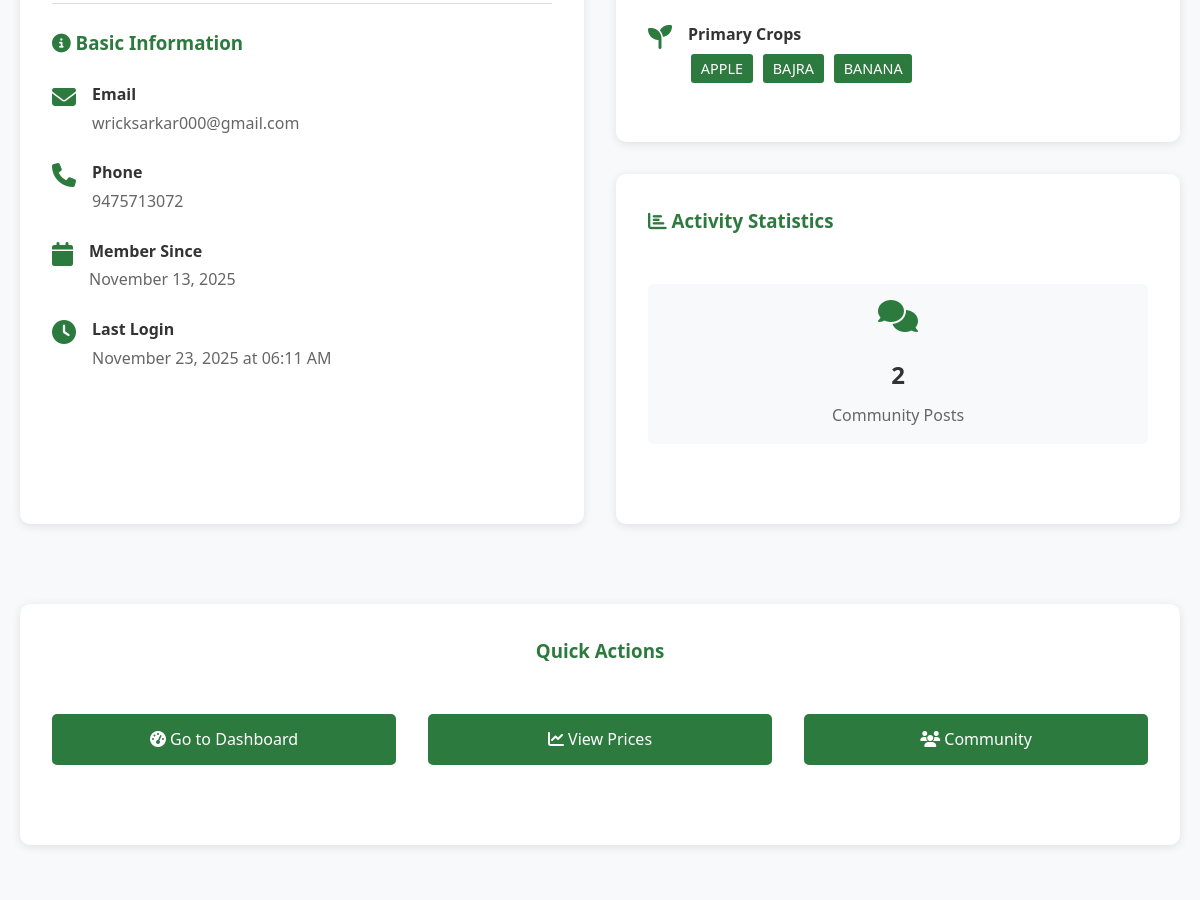
Page /profile (signed in, middle part) on the earlier database version.
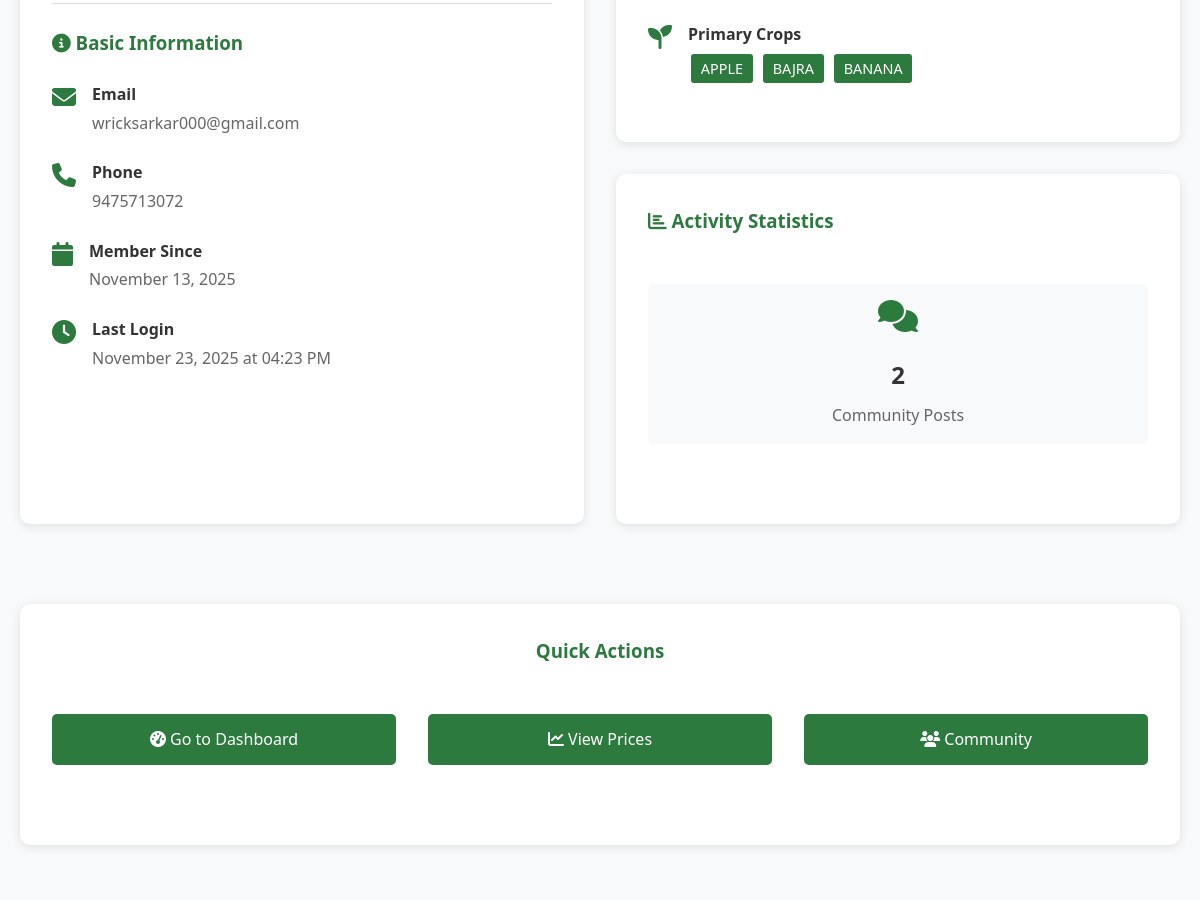
Same page on the later database version.
### models.py (models this page shows, shortened)
class User(UserMixin, db.Model):
    __tablename__ = 'users'
    id = db.Column(db.Integer, primary_key=True)
    full_name = db.Column(db.String(100), nullable=False)
    email = db.Column(db.String(120), unique=True, nullable=False, index=True)
    phone = db.Column(db.String(15), unique=True, nullable=False)
    password_hash = db.Column(db.String(256), nullable=False)
    user_type = db.Column(db.String(20), nullable=False)  # farmer, ngo, trader
    state = db.Column(db.String(50))
    district = db.Column(db.String(50))
    farm_size = db.Column(db.Float)
    primary_crops = db.Column(db.String(500))  # Comma-separated crop names
    created_at = db.Column(db.DateTime, default=datetime.utcnow)
    last_login = db.Column(db.DateTime)
    is_active = db.Column(db.Boolean, default=True)
    posts = db.relationship('CommunityPost', backref='author', lazy=True, cascade='all, delete-orphan')
    def get_primary_crops_list(self):
        if self.primary_crops:
            return [crop.strip() for crop in self.primary_crops.split(',')]
        return []

### app.py (the view)
@app.route('/profile')
@login_required
def profile():
    posts_count = CommunityPost.query.filter_by(user_id=current_user['id']).count()
    total_likes = db.session.query(db.func.sum(CommunityPost.likes))\
        .filter_by(user_id=current_user['id'])\
        .scalar() or 0
    return render_template('profile.html',
                         user=current_user['details'],
                         current_user=current_user,
                         posts_count=posts_count,
                         total_likes=total_likes)

### app.py (called while the page is built)
@login_manager.user_loader
def load_user(user_id):
    return  db.session.get(User, user_id)

def login_required(f):
    @wraps(f)
    def decorated_function(*args, **kwargs):
        if current_user['is_authenticated'] == False:
            flash('Please login to access this page.', 'warning')
            return redirect(url_for('login'))
        return f(*args, **kwargs)
    return decorated_function

### templates/profile.html (shortened to what the changed rows need)
{% extends "base.html" %}
{% block content %}
<section>
    <div class="container">
        <div class="grid grid-2">
            <div class="card">
                <div style="border-top: 1px solid var(--border-color); padding-top: 1.5rem;">
                    <div class="profile-info-item">
                        <div>
                            <strong>Email</strong>
                            <p>{{ user.email }}</p>
                        </div>
                    </div>
                    <div class="profile-info-item">
                        <div>
                            <strong>Phone</strong>
                            <p>{{ user.phone }}</p>
                        </div>
                    </div>
                    <div class="profile-info-item">
                        <div>
                            <strong>Member Since</strong>
                            <p>{{ user.created_at.strftime('%B %d, %Y') }}</p>
                        </div>
                    </div>
                    {% if user.last_login %}
                    <div class="profile-info-item">
                        <i class="fas fa-clock"></i>
                        <div>
                            <strong>Last Login</strong>
                            <p>{{ user.last_login.strftime('%B %d, %Y at %I:%M %p') }}</p>
                        </div>
                    </div>
                    {% endif %}
                </div>
            </div>
            {% if user.user_type == 'farmer' %}
            <div>
                <div class="card mt-2">
                    <div class="grid grid-2" style="gap: 1rem;">
                        <div style="text-align: center; background-color: var(--light-bg); padding: 1rem; border-radius: 5px;">
                            <h2 style="margin: 0.5rem 0;">{{ posts_count }}</h2>
                        </div>
                    </div>
                </div>
            </div>
            {% endif %}
        </div>
    </div>
</section>
{% endblock %}

Differences in the rows shown:
changed User "wricksarkar000@gmail.com": last_login "November 23, 2025 at 06:11 AM" → "November 23, 2025 at 04:23 PM"
